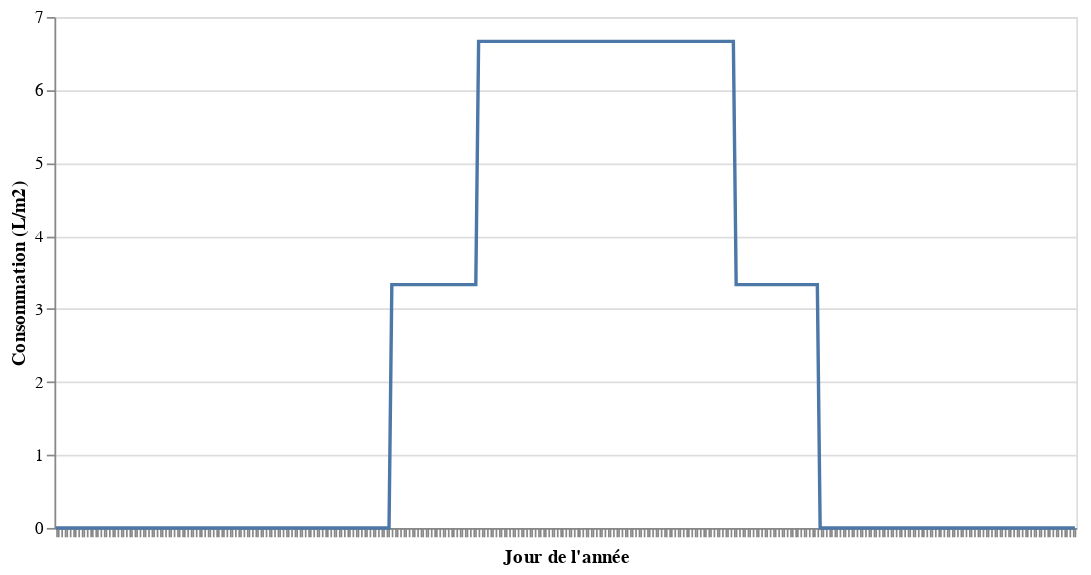

The notebook cell saved with this chart:
### Code cell
alt.Chart(besoins).mark_line().encode(
    x=alt.X('doy', title='Jour de l\'année', axis=alt.Axis(labelFontSize=0,
                           labelOpacity=0)),
    y=alt.Y('conso_potager', 
    title = 'Consommation (L/m2)')
).properties(width=600)

### Figure 1 — Vega-Lite specification as saved in the notebook (floating-point values rounded to 4 significant figures; data arrays with more than 128 entries replaced by an {"elided": "..."} marker saying what was removed)
{"config": {"view": {"continuousWidth": 400, "continuousHeight": 300}}, "data": {"name": "data-5e067715c3c300d523e956939e189063"}, "mark": "line", "encoding": {"x": {"axis": {"labelFontSize": 0, "labelOpacity": 0}, "field": "doy", "title": "Jour de l'année", "type": "nominal"}, "y": {"field": "conso_potager", "title": "Consommation (L/m2)", "type": "quantitative"}}, "width": 600, "$schema": "https://vega.github.io/schema/vega-lite/v4.17.0.json", "datasets": {"data-5e067715c3c300d523e956939e189063": {"elided": "365 records"}}}
